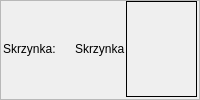
                      <widget class="QFrame" name="frame_9">
                       <property name="sizePolicy">
                        <sizepolicy hsizetype="Fixed" vsizetype="Fixed">
                         <horstretch>0</horstretch>
                         <verstretch>0</verstretch>
                        </sizepolicy>
                       </property>
                       <property name="frameShape">
                        <enum>QFrame::Shape::StyledPanel</enum>
                       </property>
                       <property name="frameShadow">
                        <enum>QFrame::Shadow::Raised</enum>
                       </property>
                       <layout class="QHBoxLayout" name="horizontalLayout_16">
                        <property name="spacing">
                         <number>1</number>
                        </property>
                        <property name="leftMargin">
                         <number>2</number>
                        </property>
                        <property name="topMargin">
                         <number>0</number>
                        </property>
                        <property name="rightMargin">
                         <number>2</number>
                        </property>
                        <property name="bottomMargin">
                         <number>2</number>
                        </property>
                        <item>
                         <widget class="QLabel" name="label_22">
                          <property name="sizePolicy">
                           <sizepolicy hsizetype="Preferred" vsizetype="Preferred">
                            <horstretch>0</horstretch>
                            <verstretch>0</verstretch>
                           </sizepolicy>
                          </property>
                          <property name="text">
                           <string>Skrzynka: </string>
                          </property>
                         </widget>
                        </item>
                        <item>
                         <widget class="QLabel" name="sqlEmailDbName">
                          <property name="sizePolicy">
                           <sizepolicy hsizetype="Fixed" vsizetype="Fixed">
                            <horstretch>0</horstretch>
                            <verstretch>0</verstretch>
                           </sizepolicy>
                          </property>
                          <property name="text">
                           <string>Skrzynka</string>
                          </property>
                         </widget>
                        </item>
                        <item>
                         <widget class="QLabel" name="dirNameLabel">
                          <property name="frameShape">
                           <enum>QFrame::Shape::Box</enum>
                          </property>
                          <property name="text">
                           <string/>
                          </property>
                         </widget>
                        </item>
                       </layout>
                      </widget>
